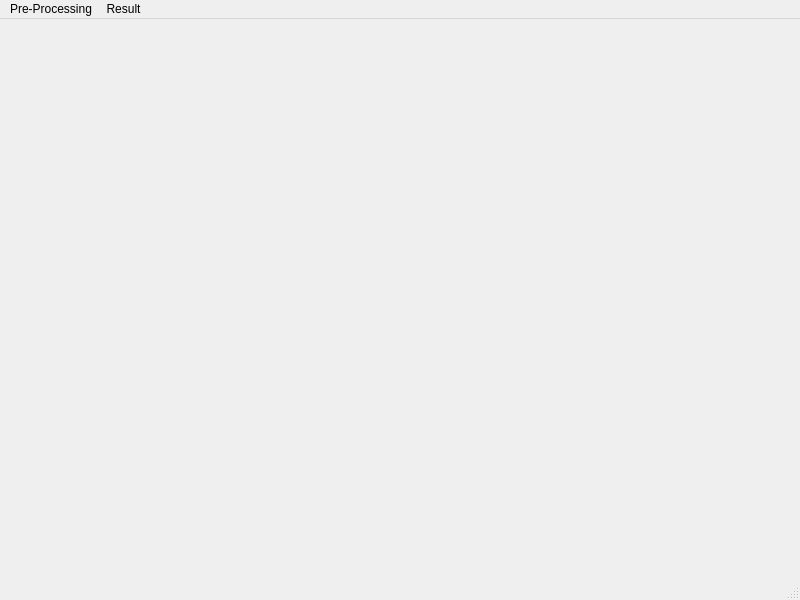
<?xml version="1.0" encoding="UTF-8"?>
<ui version="4.0">
 <class>MainWindow</class>
 <widget class="QMainWindow" name="MainWindow">
  <property name="geometry">
   <rect>
    <x>0</x>
    <y>0</y>
    <width>800</width>
    <height>600</height>
   </rect>
  </property>
  <property name="windowTitle">
   <string>MainWindow</string>
  </property>
  <widget class="QWidget" name="centralwidget"/>
  <widget class="QMenuBar" name="menubar">
   <property name="geometry">
    <rect>
     <x>0</x>
     <y>0</y>
     <width>800</width>
     <height>21</height>
    </rect>
   </property>
   <widget class="QMenu" name="menuPre_Processing">
    <property name="title">
     <string>Pre-Processing</string>
    </property>
    <addaction name="actionGrayscale"/>
    <addaction name="actionCalculate_Gradient"/>
    <addaction name="actionBlur_Image"/>
    <addaction name="actionBinary_Tresholding_2"/>
    <addaction name="actionMorphology_3"/>
    <addaction name="actionErode_and_Dilate"/>
   </widget>
   <widget class="QMenu" name="menuResult">
    <property name="title">
     <string>Result</string>
    </property>
    <addaction name="actionDetect_Barcode"/>
   </widget>
   <addaction name="menuPre_Processing"/>
   <addaction name="menuResult"/>
  </widget>
  <widget class="QStatusBar" name="statusbar"/>
  <action name="actionGrayscale">
   <property name="text">
    <string>Grayscale</string>
   </property>
  </action>
  <action name="actionCalculate_Gradient">
   <property name="text">
    <string>Calculate Gradient</string>
   </property>
  </action>
  <action name="actionBlur_Image">
   <property name="text">
    <string>Blur Image</string>
   </property>
  </action>
  <action name="actionBinary_Tresholding">
   <property name="text">
    <string>Binary Tresholding</string>
   </property>
  </action>
  <action name="actionMorphology">
   <property name="text">
    <string>Morphology</string>
   </property>
  </action>
  <action name="actionTresholding">
   <property name="text">
    <string>Tresholding</string>
   </property>
  </action>
  <action name="actionMorphology_2">
   <property name="text">
    <string>Morphology</string>
   </property>
  </action>
  <action name="actionBinary_Tresholding_2">
   <property name="text">
    <string>Binary Tresholding</string>
   </property>
  </action>
  <action name="actionMorphology_3">
   <property name="text">
    <string>Morphology</string>
   </property>
  </action>
  <action name="actionErode_and_Dilate">
   <property name="text">
    <string>Erode and Dilate </string>
   </property>
  </action>
  <action name="actionFind_Contour">
   <property name="text">
    <string>Find Contour</string>
   </property>
  </action>
  <action name="actionDetect_Barcode">
   <property name="text">
    <string>Detect Barcode</string>
   </property>
  </action>
 </widget>
 <resources/>
 <connections/>
</ui>
